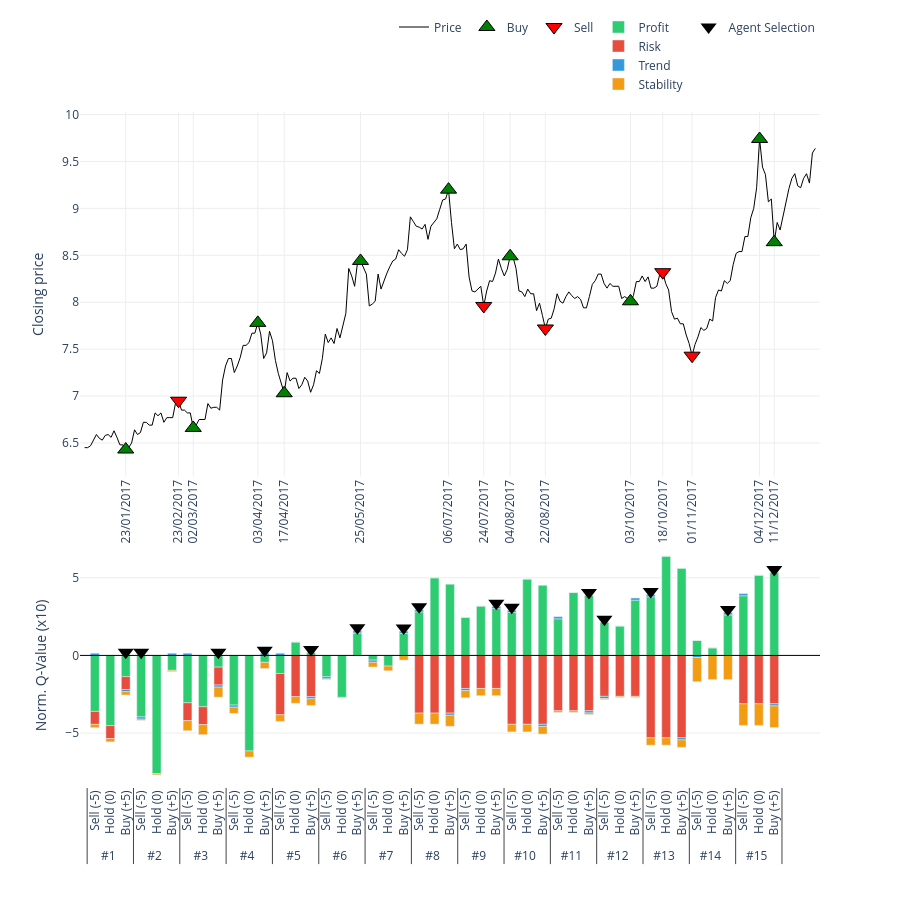

The notebook cell saved with this chart:
### Code cell
# 2. Gọi hàm vẽ (Truyền đúng tên biến vào)
plot_agent_reasoning_minimalist(
    ticker='SSI',                    # Tên mã cổ phiếu hiển thị trên tiêu đề
    df_price=df_processed_test_SSI,  # Dữ liệu giá
    actions=actions_SSI,             # Hành động thực tế
    q_history=q_values_history_SSI,      # Lịch sử Q-value (Input quan trọng)
    critical_indices=index_list_SSI,     # Danh sách các điểm cần vẽ
    scale=10                       # Thang đo hiển thị (để cột cao khoảng 50 đơn vị cho đẹp)
)

### Figure 1 — Plotly figure (JSON) as saved in the notebook; plotly's stock layout.template omitted (floating-point values rounded to 4 significant figures; data arrays with more than 128 entries replaced by an {"elided": "..."} marker saying what was removed)
{"data": [{"hoverinfo": "x+y", "line": {"color": "black", "width": 1}, "mode": "lines", "name": "Price", "type": "scatter", "x": {"elided": "250 str values"}, "xaxis": "x", "y": {"elided": "250 float values"}, "yaxis": "y"}, {"marker": {"color": "green", "line": {"color": "black", "width": 1}, "size": 14, "symbol": "triangle-up"}, "mode": "markers", "name": "Buy", "type": "scatter", "x": ["23/01/2017", "02/03/2017", "03/04/2017", "17/04/2017", "25/05/2017", "06/07/2017", "04/08/2017", "03/10/2017", "04/12/2017", "11/12/2017"], "xaxis": "x", "y": [6.43, 6.66, 7.78, 7.03, 8.44, 9.2, 8.49, 8.01, 9.74, 8.64], "yaxis": "y"}, {"marker": {"color": "red", "line": {"color": "black", "width": 1}, "size": 14, "symbol": "triangle-down"}, "mode": "markers", "name": "Sell", "type": "scatter", "x": ["23/02/2017", "24/07/2017", "22/08/2017", "18/10/2017", "01/11/2017"], "xaxis": "x", "y": [6.95, 7.96, 7.72, 8.32, 7.43], "yaxis": "y"}, {"marker": {"color": "#f1c40f", "line": {"color": "black", "width": 1}, "size": 10, "symbol": "circle"}, "mode": "markers", "name": "Hold", "type": "scatter", "x": [], "xaxis": "x", "y": [], "yaxis": "y"}, {"legendgroup": "comp", "marker": {"color": "#2ecc71"}, "name": "Profit", "type": "bar", "x": [["#1", "#1", "#1", "#2", "#2", "#2", "#3", "#3", "#3", "#4", "#4", "#4", "#5", "#5", "#5", "#6", "#6", "#6", "#7", "#7", "#7", "#8", "#8", "#8", "#9", "#9", "#9", "#10", "#10", "#10", "#11", "#11", "#11", "#12", "#12", "#12", "#13", "#13", "#13", "#14", "#14", "#14", "#15", "#15", "#15"], ["Sell (-5)", "Hold (0)", "Buy (+5)", "Sell (-5)", "Hold (0)", "Buy (+5)", "Sell (-5)", "Hold (0)", "Buy (+5)", "Sell (-5)", "Hold (0)", "Buy (+5)", "Sell (-5)", "Hold (0)", "Buy (+5)", "Sell (-5)", "Hold (0)", "Buy (+5)", "Sell (-5)", "Hold (0)", "Buy (+5)", "Sell (-5)", "Hold (0)", "Buy (+5)", "Sell (-5)", "Hold (0)", "Buy (+5)", "Sell (-5)", "Hold (0)", "Buy (+5)", "Sell (-5)", "Hold (0)", "Buy (+5)", "Sell (-5)", "Hold (0)", "Buy (+5)", "Sell (-5)", "Hold (0)", "Buy (+5)", "Sell (-5)", "Hold (0)", "Buy (+5)", "Sell (-5)", "Hold (0)", "Buy (+5)"]], "xaxis": "x2", "y": [-3.606, -4.521, -1.365, -3.959, -7.608, -0.9602, -3.049, -3.306, -0.7541, -3.196, -6.15, -0.4475, -1.165, 0.8616, 0.1789, -1.374, -2.7, 1.451, -0.3041, -0.6868, 1.419, 2.799, 4.996, 4.581, 2.434, 3.178, 3.015, 2.766, 4.915, 4.513, 2.354, 4.048, 3.852, 2.127, 1.891, 3.558, 3.773, 6.389, 5.596, 0.9643, 0.4955, 2.615, 3.839, 5.163, 5.327], "yaxis": "y2"}, {"legendgroup": "comp", "marker": {"color": "#e74c3c"}, "name": "Risk", "type": "bar", "x": [["#1", "#1", "#1", "#2", "#2", "#2", "#3", "#3", "#3", "#4", "#4", "#4", "#5", "#5", "#5", "#6", "#6", "#6", "#7", "#7", "#7", "#8", "#8", "#8", "#9", "#9", "#9", "#10", "#10", "#10", "#11", "#11", "#11", "#12", "#12", "#12", "#13", "#13", "#13", "#14", "#14", "#14", "#15", "#15", "#15"], ["Sell (-5)", "Hold (0)", "Buy (+5)", "Sell (-5)", "Hold (0)", "Buy (+5)", "Sell (-5)", "Hold (0)", "Buy (+5)", "Sell (-5)", "Hold (0)", "Buy (+5)", "Sell (-5)", "Hold (0)", "Buy (+5)", "Sell (-5)", "Hold (0)", "Buy (+5)", "Sell (-5)", "Hold (0)", "Buy (+5)", "Sell (-5)", "Hold (0)", "Buy (+5)", "Sell (-5)", "Hold (0)", "Buy (+5)", "Sell (-5)", "Hold (0)", "Buy (+5)", "Sell (-5)", "Hold (0)", "Buy (+5)", "Sell (-5)", "Hold (0)", "Buy (+5)", "Sell (-5)", "Hold (0)", "Buy (+5)", "Sell (-5)", "Hold (0)", "Buy (+5)", "Sell (-5)", "Hold (0)", "Buy (+5)"]], "xaxis": "x2", "y": [-0.8314, -0.8314, -0.8314, 0, 0, 0, -1.15, -1.15, -1.15, 0, 0, 0, -2.657, -2.657, -2.657, 0, 0, 0, 0, 0, 0, -3.715, -3.715, -3.715, -2.127, -2.127, -2.127, -4.434, -4.434, -4.434, -3.565, -3.565, -3.565, -2.636, -2.636, -2.636, -5.302, -5.302, -5.302, 0, 0, 0, -3.113, -3.113, -3.113], "yaxis": "y2"}, {"legendgroup": "comp", "marker": {"color": "#3498db"}, "name": "Trend", "type": "bar", "x": [["#1", "#1", "#1", "#2", "#2", "#2", "#3", "#3", "#3", "#4", "#4", "#4", "#5", "#5", "#5", "#6", "#6", "#6", "#7", "#7", "#7", "#8", "#8", "#8", "#9", "#9", "#9", "#10", "#10", "#10", "#11", "#11", "#11", "#12", "#12", "#12", "#13", "#13", "#13", "#14", "#14", "#14", "#15", "#15", "#15"], ["Sell (-5)", "Hold (0)", "Buy (+5)", "Sell (-5)", "Hold (0)", "Buy (+5)", "Sell (-5)", "Hold (0)", "Buy (+5)", "Sell (-5)", "Hold (0)", "Buy (+5)", "Sell (-5)", "Hold (0)", "Buy (+5)", "Sell (-5)", "Hold (0)", "Buy (+5)", "Sell (-5)", "Hold (0)", "Buy (+5)", "Sell (-5)", "Hold (0)", "Buy (+5)", "Sell (-5)", "Hold (0)", "Buy (+5)", "Sell (-5)", "Hold (0)", "Buy (+5)", "Sell (-5)", "Hold (0)", "Buy (+5)", "Sell (-5)", "Hold (0)", "Buy (+5)", "Sell (-5)", "Hold (0)", "Buy (+5)", "Sell (-5)", "Hold (0)", "Buy (+5)", "Sell (-5)", "Hold (0)", "Buy (+5)"]], "xaxis": "x2", "y": [0.1378, 0, -0.1378, -0.1378, 0, 0.1378, 0.1378, 0, -0.1378, -0.1378, 0, 0.1378, 0.1378, 0, -0.1378, -0.1378, 0, 0.1378, -0.1378, 0, 0.1378, 0.1378, 0, -0.1378, -0.1378, 0, 0.1378, 0.1378, 0, -0.1378, 0.1378, 0, -0.1378, -0.1378, 0, 0.1378, 0.1378, 0, -0.1378, -0.1378, 0, 0.1378, 0.1378, 0, -0.1378], "yaxis": "y2"}, {"legendgroup": "comp", "marker": {"color": "#f39c12"}, "name": "Stability", "type": "bar", "x": [["#1", "#1", "#1", "#2", "#2", "#2", "#3", "#3", "#3", "#4", "#4", "#4", "#5", "#5", "#5", "#6", "#6", "#6", "#7", "#7", "#7", "#8", "#8", "#8", "#9", "#9", "#9", "#10", "#10", "#10", "#11", "#11", "#11", "#12", "#12", "#12", "#13", "#13", "#13", "#14", "#14", "#14", "#15", "#15", "#15"], ["Sell (-5)", "Hold (0)", "Buy (+5)", "Sell (-5)", "Hold (0)", "Buy (+5)", "Sell (-5)", "Hold (0)", "Buy (+5)", "Sell (-5)", "Hold (0)", "Buy (+5)", "Sell (-5)", "Hold (0)", "Buy (+5)", "Sell (-5)", "Hold (0)", "Buy (+5)", "Sell (-5)", "Hold (0)", "Buy (+5)", "Sell (-5)", "Hold (0)", "Buy (+5)", "Sell (-5)", "Hold (0)", "Buy (+5)", "Sell (-5)", "Hold (0)", "Buy (+5)", "Sell (-5)", "Hold (0)", "Buy (+5)", "Sell (-5)", "Hold (0)", "Buy (+5)", "Sell (-5)", "Hold (0)", "Buy (+5)", "Sell (-5)", "Hold (0)", "Buy (+5)", "Sell (-5)", "Hold (0)", "Buy (+5)"]], "xaxis": "x2", "y": [-0.2127, -0.2127, -0.2127, -0.07954, -0.07954, -0.07954, -0.6466, -0.6466, -0.6466, -0.3953, -0.3953, -0.3953, -0.4246, -0.4246, -0.4246, -0.03269, -0.03269, -0.03269, -0.3029, -0.3029, -0.3029, -0.7084, -0.7084, -0.7084, -0.4621, -0.4621, -0.4621, -0.4909, -0.4909, -0.4909, -0.1028, -0.1028, -0.1028, -0.06641, -0.06641, -0.06641, -0.4739, -0.4739, -0.4739, -1.554, -1.554, -1.554, -1.393, -1.393, -1.393], "yaxis": "y2"}, {"marker": {"color": "black", "size": 14, "symbol": "triangle-down"}, "mode": "markers", "name": "Agent Selection", "showlegend": true, "type": "scatter", "x": [["#1", "#2", "#3", "#4", "#5", "#6", "#7", "#8", "#9", "#10", "#11", "#12", "#13", "#14", "#15"], ["Buy (+5)", "Sell (-5)", "Buy (+5)", "Buy (+5)", "Buy (+5)", "Buy (+5)", "Buy (+5)", "Sell (-5)", "Buy (+5)", "Sell (-5)", "Buy (+5)", "Sell (-5)", "Sell (-5)", "Buy (+5)", "Buy (+5)"]], "xaxis": "x2", "y": [0.2, 0.2, 0.2, 0.3378, 0.3789, 1.788, 1.757, 3.137, 3.352, 3.104, 4.052, 2.327, 4.111, 2.953, 5.527], "yaxis": "y2"}], "layout": {"bargap": 0.4, "bargroupgap": 0.05, "barmode": "relative", "height": 900, "legend": {"orientation": "h", "x": 1, "xanchor": "right", "y": 1.02, "yanchor": "bottom"}, "plot_bgcolor": "white", "shapes": [{"line": {"color": "black", "dash": "solid", "width": 1}, "type": "line", "x0": 0, "x1": 1, "xref": "x2 domain", "y0": 0, "y1": 0, "yref": "y2"}], "showlegend": true, "xaxis": {"anchor": "y", "domain": [0, 1], "gridcolor": "#eee", "rangeslider": {"visible": false}, "showgrid": true, "tickangle": -90, "tickmode": "array", "ticktext": ["23/01/2017", "23/02/2017", "02/03/2017", "03/04/2017", "17/04/2017", "25/05/2017", "06/07/2017", "24/07/2017", "04/08/2017", "22/08/2017", "03/10/2017", "18/10/2017", "01/11/2017", "04/12/2017", "11/12/2017"], "tickvals": ["23/01/2017", "23/02/2017", "02/03/2017", "03/04/2017", "17/04/2017", "25/05/2017", "06/07/2017", "24/07/2017", "04/08/2017", "22/08/2017", "03/10/2017", "18/10/2017", "01/11/2017", "04/12/2017", "11/12/2017"]}, "xaxis2": {"anchor": "y2", "domain": [0, 1], "showticklabels": true, "tickangle": -90, "title": {"text": ""}, "type": "multicategory"}, "yaxis": {"anchor": "x", "domain": [0.46, 1], "gridcolor": "#eee", "showgrid": true, "title": {"text": "Closing price"}}, "yaxis2": {"anchor": "x2", "domain": [0, 0.36], "gridcolor": "#eee", "showgrid": true, "title": {"text": "Norm. Q-Value (x10)"}}}}
